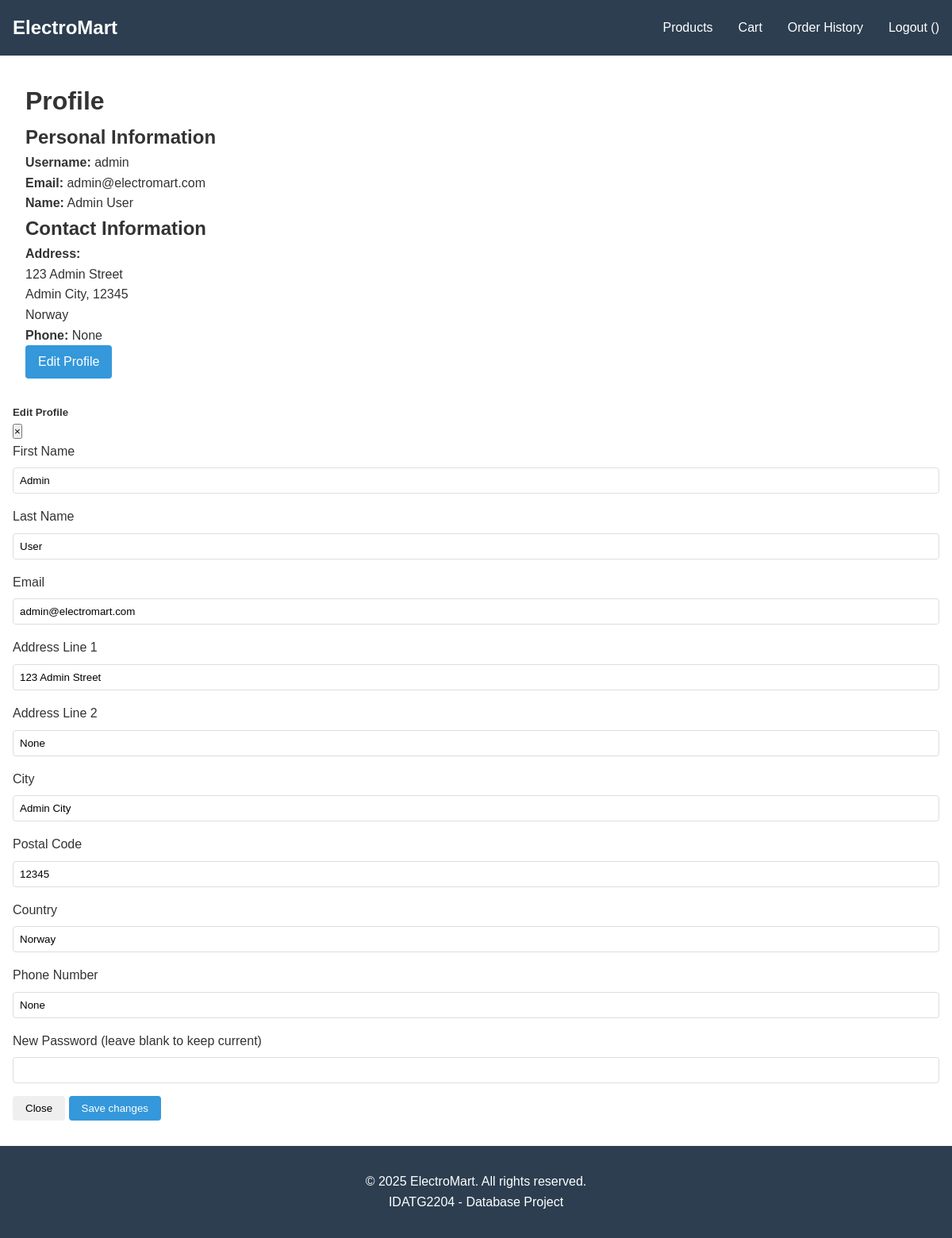
Page /auth/profile (signed in) on the committed database.
### app/models.py (models this page shows, shortened)
class AppUser(UserMixin, db.Model):
    __tablename__ = 'users'
    UserID = db.Column(db.Integer, primary_key=True)
    Username = db.Column(db.String(50), nullable=False, unique=True)
    PasswordHash = db.Column(db.String(255), nullable=False)
    Email = db.Column(db.String(100), nullable=False, unique=True)
    FirstName = db.Column(db.String(50), nullable=False)
    LastName = db.Column(db.String(50), nullable=False)
    AddressLine1 = db.Column(db.String(255))
    AddressLine2 = db.Column(db.String(255))
    City = db.Column(db.String(100))
    PostalCode = db.Column(db.String(20))
    Country = db.Column(db.String(50))
    PhoneNumber = db.Column(db.String(20))
    RegistrationDate = db.Column(db.DateTime(timezone=True), default=datetime.utcnow)
    orders = db.relationship('CustomerOrder', backref='user', lazy=True)

### app/auth.py (the view)
@bp.route('/profile')
@login_required
def get_profile():
    return render_template('profile.html', user=current_user)

### app/__init__.py (called while the page is built)
def create_app(config_class=Config):
    app = Flask(__name__)
    app.config.from_object(config_class)
    db.init_app(app)
    migrate.init_app(app, db)
    login_manager.init_app(app)
    from app.models import AppUser
    @login_manager.user_loader
    def load_user(user_id):
        return AppUser.query.get(int(user_id))
    from app.routes import bp as main_routes_bp
    app.register_blueprint(main_routes_bp)
    from app.auth import bp as auth_bp
    app.register_blueprint(auth_bp, url_prefix='/auth')
    @app.errorhandler(404)
    def not_found_error(error):
        return render_template('errors/404.html'), 404
    @app.errorhandler(500)
    def internal_error(error):
        db.session.rollback()  # Roll back the session in case of database errors
        return render_template('errors/500.html'), 500
    return app

### app/templates/profile.html (shortened to what this page needs)
{% extends "base.html" %}
{% block content %}
<div class="container">
    <h1>Profile</h1>
    <div class="profile-info">
        <h2>Personal Information</h2>
        <p><strong>Username:</strong> {{ user.Username }}</p>
        <p><strong>Email:</strong> {{ user.Email }}</p>
        <p><strong>Name:</strong> {{ user.FirstName }} {{ user.LastName }}</p>
        <h2>Contact Information</h2>
        <p><strong>Address:</strong></p>
        <p>{{ user.AddressLine1 }}</p>
        <p>{{ user.City }}, {{ user.PostalCode }}</p>
        <p>{{ user.Country }}</p>
        <p><strong>Phone:</strong> {{ user.PhoneNumber }}</p>
        <div class="mt-4">
            <a href="#" class="btn btn-primary" data-toggle="modal" data-target="#editProfileModal">Edit Profile</a>
        </div>
    </div>
</div>
<div class="modal fade" id="editProfileModal" tabindex="-1" role="dialog" aria-labelledby="editProfileModalLabel" aria-hidden="true">
    <div class="modal-dialog" role="document">
        <div class="modal-content">
            <div class="modal-header">
                <h5 class="modal-title" id="editProfileModalLabel">Edit Profile</h5>
                <button type="button" class="close" data-dismiss="modal" aria-label="Close">
                    <span aria-hidden="true">&times;</span>
                </button>
            </div>
            <div class="modal-body">
                <form id="editProfileForm">
                    <div class="form-group">
                        <label for="first_name">First Name</label>
                        <input type="text" class="form-control" id="first_name" name="first_name" value="{{ user.FirstName }}" required>
                    </div>
                    <div class="form-group">
                        <label for="last_name">Last Name</label>
                        <input type="text" class="form-control" id="last_name" name="last_name" value="{{ user.LastName }}" required>
                    </div>
                    <div class="form-group">
                        <label for="email">Email</label>
                        <input type="email" class="form-control" id="email" name="email" value="{{ user.Email }}" required>
                    </div>
                    <div class="form-group">
                        <label for="address_line1">Address Line 1</label>
                        <input type="text" class="form-control" id="address_line1" name="address_line1" value="{{ user.AddressLine1 }}">
                    </div>
                    <div class="form-group">
                        <label for="address_line2">Address Line 2</label>
                        <input type="text" class="form-control" id="address_line2" name="address_line2" value="{{ user.AddressLine2 }}">
                    </div>
                    <div class="form-group">
                        <label for="city">City</label>
                        <input type="text" class="form-control" id="city" name="city" value="{{ user.City }}">
                    </div>
                    <div class="form-group">
                        <label for="postal_code">Postal Code</label>
                        <input type="text" class="form-control" id="postal_code" name="postal_code" value="{{ user.PostalCode }}">
                    </div>
                    <div class="form-group">
                        <label for="country">Country</label>
                        <input type="text" class="form-control" id="country" name="country" value="{{ user.Country }}">
                    </div>
                    <div class="form-group">
                        <label for="phone_number">Phone Number</label>
                        <input type="tel" class="form-control" id="phone_number" name="phone_number" value="{{ user.PhoneNumber }}">
                    </div>
                    <div class="form-group">
                        <label for="new_password">New Password (leave blank to keep current)</label>
                        <input type="password" class="form-control" id="new_password" name="new_password">
                    </div>
                </form>
            </div>
            <div class="modal-footer">
                <button type="button" class="btn btn-secondary" data-dismiss="modal">Close</button>
                <button type="button" class="btn btn-primary" onclick="updateProfile()">Save changes</button>
            </div>
        </div>
    </div>
</div>
{% endblock %}

### app/static/css/style.css (style rules this page uses)
* { margin: 0; padding: 0; box-sizing: border-box; }
body { font-family: Arial, sans-serif; line-height: 1.6; color: #333; }
.container { max-width: 1200px; margin: 2rem auto; padding: 0 1rem; }
.form-group { margin-bottom: 1rem; }
.form-group label { display: block; margin-bottom: 0.5rem; }
.form-group input, .form-group textarea { width: 100%; padding: 0.5rem; border: 1px solid #ddd; border-radius: 4px; }
.btn { display: inline-block; padding: 0.5rem 1rem; border: none; border-radius: 4px; cursor: pointer; text-decoration: none; }
.btn-primary { background-color: #3498db; color: white; }

### rows in the picture
AppUser: Username "admin", Email "admin@electromart.com", FirstName "Admin", LastName "User", AddressLine1 "123 Admin Street", City "Admin City", PostalCode "12345", Country "Norway", PhoneNumber "None", first_name "Admin", last_name "User", email "admin@electromart.com", address_line1 "123 Admin Street", address_line2 "None", city "Admin City", postal_code "12345", country "Norway", phone_number "None"
